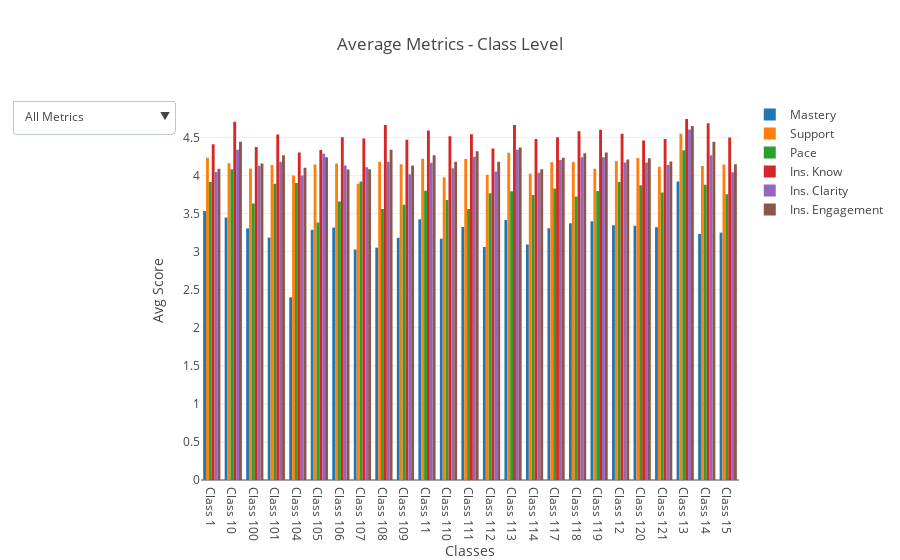

This figure's notebook cell:
### Code cell
first_group = class_pivot_table.iloc[:25]

# Set Layout
layout = dict(title="Average Metrics - Class Level",
              showlegend=True,
              xaxis=dict(title="Classes"),
              yaxis=dict(title="Avg Score"),
              updatemenus=updatemenus)

# Store data and layout
fig = dict(data=create_traces(first_group), layout=layout)

# Plot bar graph
plotly.offline.iplot(fig, filename='cmocean-picker-one-dropdown')

### Figure 1 — Plotly figure (JSON) as saved in the notebook; plotly's stock layout.template omitted (floating-point values rounded to 4 significant figures)
{"data": [{"name": "Mastery", "type": "bar", "uid": "dd37723d-c2fa-4a09-bdde-30fcc1c6b656", "x": ["Class 1", "Class 10", "Class 100", "Class 101", "Class 104", "Class 105", "Class 106", "Class 107", "Class 108", "Class 109", "Class 11", "Class 110", "Class 111", "Class 112", "Class 113", "Class 114", "Class 117", "Class 118", "Class 119", "Class 12", "Class 120", "Class 121", "Class 13", "Class 14", "Class 15"], "y": [3.533, 3.446, 3.305, 3.184, 2.4, 3.286, 3.316, 3.027, 3.052, 3.18, 3.424, 3.169, 3.324, 3.06, 3.416, 3.093, 3.306, 3.373, 3.398, 3.346, 3.34, 3.32, 3.922, 3.232, 3.249]}, {"name": "Support", "type": "bar", "uid": "0db397df-af65-4dfe-bc95-0992be82af98", "x": ["Class 1", "Class 10", "Class 100", "Class 101", "Class 104", "Class 105", "Class 106", "Class 107", "Class 108", "Class 109", "Class 11", "Class 110", "Class 111", "Class 112", "Class 113", "Class 114", "Class 117", "Class 118", "Class 119", "Class 12", "Class 120", "Class 121", "Class 13", "Class 14", "Class 15"], "y": [4.231, 4.16, 4.092, 4.137, 4, 4.143, 4.158, 3.892, 4.181, 4.148, 4.22, 3.976, 4.216, 4.009, 4.297, 4.023, 4.173, 4.177, 4.087, 4.189, 4.229, 4.115, 4.548, 4.123, 4.143]}, {"name": "Pace", "type": "bar", "uid": "75f660bb-f70d-45d9-acc3-b9553ee7fb71", "x": ["Class 1", "Class 10", "Class 100", "Class 101", "Class 104", "Class 105", "Class 106", "Class 107", "Class 108", "Class 109", "Class 11", "Class 110", "Class 111", "Class 112", "Class 113", "Class 114", "Class 117", "Class 118", "Class 119", "Class 12", "Class 120", "Class 121", "Class 13", "Class 14", "Class 15"], "y": [3.913, 4.08, 3.632, 3.892, 3.9, 3.381, 3.658, 3.919, 3.56, 3.615, 3.798, 3.677, 3.558, 3.767, 3.792, 3.744, 3.827, 3.722, 3.797, 3.914, 3.87, 3.775, 4.331, 3.877, 3.751]}, {"name": "Ins. Know", "type": "bar", "uid": "42889d10-d508-4598-94af-34741b189ef8", "x": ["Class 1", "Class 10", "Class 100", "Class 101", "Class 104", "Class 105", "Class 106", "Class 107", "Class 108", "Class 109", "Class 11", "Class 110", "Class 111", "Class 112", "Class 113", "Class 114", "Class 117", "Class 118", "Class 119", "Class 12", "Class 120", "Class 121", "Class 13", "Class 14", "Class 15"], "y": [4.409, 4.704, 4.374, 4.538, 4.3, 4.333, 4.5, 4.486, 4.664, 4.467, 4.59, 4.516, 4.54, 4.353, 4.663, 4.477, 4.503, 4.579, 4.599, 4.547, 4.458, 4.48, 4.741, 4.685, 4.498]}, {"name": "Ins. Clarity", "type": "bar", "uid": "d3453de5-8f23-413d-9ef4-6c864a2c649f", "x": ["Class 1", "Class 10", "Class 100", "Class 101", "Class 104", "Class 105", "Class 106", "Class 107", "Class 108", "Class 109", "Class 11", "Class 110", "Class 111", "Class 112", "Class 113", "Class 114", "Class 117", "Class 118", "Class 119", "Class 12", "Class 120", "Class 121", "Class 13", "Class 14", "Class 15"], "y": [4.045, 4.338, 4.126, 4.179, 4, 4.286, 4.132, 4.108, 4.181, 4.016, 4.166, 4.094, 4.245, 4.052, 4.337, 4.035, 4.202, 4.239, 4.238, 4.169, 4.17, 4.135, 4.602, 4.266, 4.041]}, {"name": "Ins. Engagement", "type": "bar", "uid": "7a4d85ac-2823-45b6-ae26-2a8221d546d0", "x": ["Class 1", "Class 10", "Class 100", "Class 101", "Class 104", "Class 105", "Class 106", "Class 107", "Class 108", "Class 109", "Class 11", "Class 110", "Class 111", "Class 112", "Class 113", "Class 114", "Class 117", "Class 118", "Class 119", "Class 12", "Class 120", "Class 121", "Class 13", "Class 14", "Class 15"], "y": [4.087, 4.441, 4.155, 4.264, 4.1, 4.238, 4.079, 4.081, 4.336, 4.131, 4.263, 4.181, 4.317, 4.181, 4.366, 4.081, 4.231, 4.292, 4.302, 4.208, 4.225, 4.184, 4.651, 4.443, 4.147]}], "layout": {"showlegend": true, "title": {"text": "Average Metrics - Class Level"}, "updatemenus": [{"active": 0, "buttons": [{"args": [{"visible": [true, true, true, true, true, true]}, {"title": "All"}], "label": "All Metrics", "method": "update"}, {"args": [{"visible": [true, false, false, false, false, false]}, {"title": "Avg Pace"}], "label": "Mastery", "method": "update"}, {"args": [{"visible": [false, true, false, false, false, false]}, {"title": "Avg Support"}], "label": "Support", "method": "update"}, {"args": [{"visible": [false, false, true, false, false, false]}, {"title": "Avg Support"}], "label": "Pace", "method": "update"}, {"args": [{"visible": [false, false, false, true, false, false]}, {"title": "Ins Knowledge"}], "label": "Instructor Knowledge", "method": "update"}, {"args": [{"visible": [false, true, false, false, false, false]}, {"title": "Instructor Clarity"}], "label": "Instrutor Clarity", "method": "update"}, {"args": [{"visible": [false, true, false, false, false, false]}, {"title": "Instructor Engagement"}], "label": "Instrutor Engagement", "method": "update"}]}], "xaxis": {"title": {"text": "Classes"}}, "yaxis": {"title": {"text": "Avg Score"}}}}
